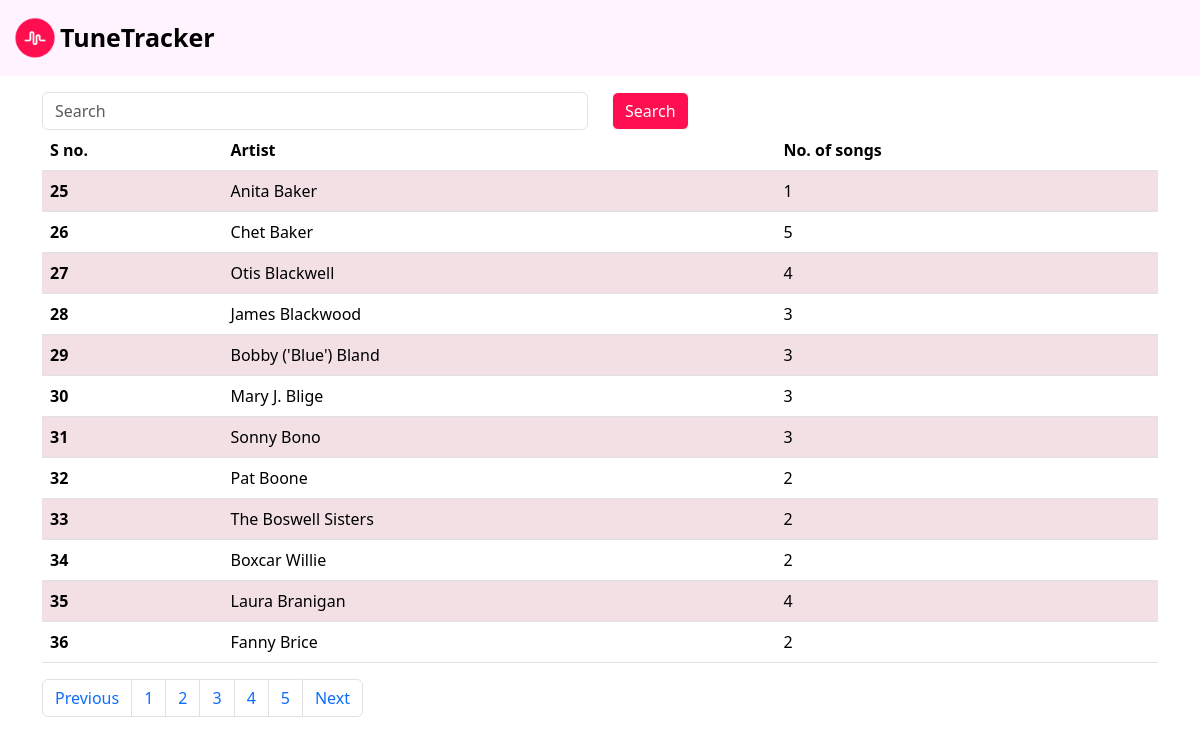
The app's page /artist-songs/?page=3 with its own data.
### TuneTracker/models.py (models this page shows, shortened)
class Artist(models.Model):
    name = models.CharField(max_length=100)

### TuneTracker/views.py (the view)
# urls.py: path('artist-songs/', artist_song_count, name="artist_song_count")
def artist_song_count(request):
    artist_counts = Artist.objects.annotate(song_count=Count('songs'))
    search = ''
    if request.GET.get('search'):
        search = request.GET.get('search')
        lookup = {"name__startswith": search}
        query = Q(**lookup)
        artist_counts = artist_counts.filter(query)
    paginator = Paginator(artist_counts, 12)  # Show 12 artists per page.
    a = math.ceil(len(artist_counts)/12)
    page_number = request.GET.get("page",1)
    page_obj = paginator.get_page(page_number)
    return render(request,'artist-song-count.html',{"queryset":page_obj, "range": range(a)})

### TuneTracker/templates/artist-song-count.html (shortened to what this page needs)
{% extends 'base.html' %}
{% block start %}
<div class = "container mt-3">
  <form id= "searchForm" method="GET">
    <div class="row">
      <div class="col-md-6">
        <input class="form-control" value="{{search}}" name="search" placeholder="Search">
      </div>
      <div class="col-md-1">
        <button type="submit" style="background-color: #ff0f50; color: white;" class="btn btn-light">Search</button>
      </div>
    </div>
  </form>
    <table class="table table-striped table-hover">
        <thead>
            <tr>
                <th scope="col">S no.</th>
                <th scope="col">Artist</th>
                <th scope="col">No. of songs</th>
            </tr>
        </thead>
        <tbody>
            {% for i in queryset %}
                <tr>
                    <th scope="row">{{ queryset.start_index|add:forloop.counter0 }}</th>
                    <td>{{ i.name }}</td>
                    <td>{{ i.song_count }}</td>
                </tr>
            {% endfor %}
        </tbody>
    </table>
<nav aria-label="Page navigation example">
    <ul class="pagination">
    {% if queryset.has_previous %}
      <li class="page-item"><a class="page-link" href="?page={{ queryset.previous_page_number }}">Previous</a></li>
    {% endif %}
    {% for i in range %}
      <li class="page-item"><a class="page-link" href="?page={{ i|add:1 }}">{{ i|add:1 }}</a></li>
    {% endfor %}
    {% if queryset.has_next %}
      <li class="page-item"><a class="page-link" href="?page={{ queryset.next_page_number }}">Next</a></li>
    {% endif %}
    </ul>
  </nav>
</div>
{% endblock %}

### TuneTracker/static/style1.css (style rules this page uses)
.table-striped>tbody>tr:nth-child(odd)>td, .table-striped>tbody>tr:nth-child(odd)>th { background-color: #ff0f5014; }

### records on screen
Artist: start_index|add "25", name "Anita Baker", song_count "1"
Artist: start_index|add "26", name "Chet Baker", song_count "5"
Artist: start_index|add "27", name "Otis Blackwell", song_count "4"
Artist: start_index|add "28", name "James Blackwood", song_count "3"
Artist: start_index|add "29", name "Bobby ('Blue') Bland", song_count "3"
Artist: start_index|add "30", name "Mary J. Blige", song_count "3"
Artist: start_index|add "31", name "Sonny Bono", song_count "3"
Artist: start_index|add "32", name "Pat Boone", song_count "2"
Artist: start_index|add "33", name "The Boswell Sisters", song_count "2"
Artist: start_index|add "34", name "Boxcar Willie", song_count "2"
Artist: start_index|add "35", name "Laura Branigan", song_count "4"
Artist: start_index|add "36", name "Fanny Brice", song_count "2"

### other values on screen
{{ i|add:1 }} "1" "2" "3" "4" "5"
